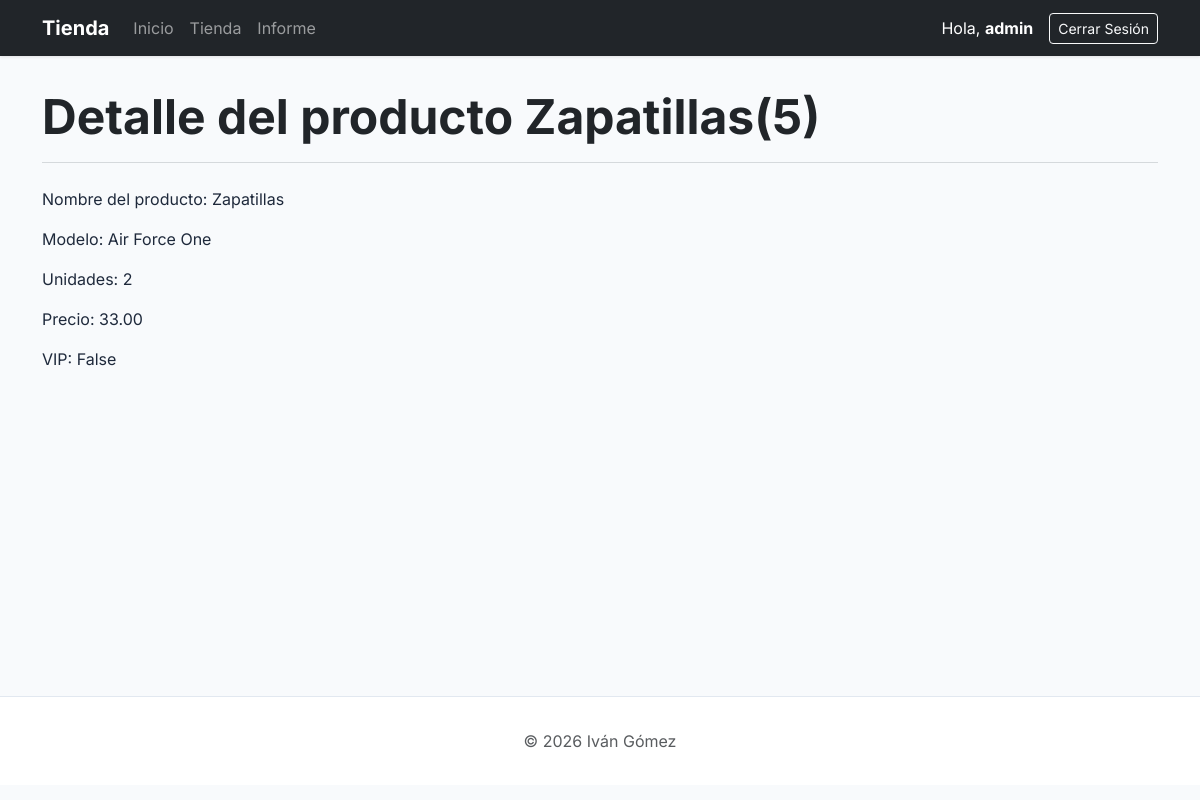
Page /tienda/admin/productos/5 (signed in) on the committed database.
### core/models.py (models this page shows, shortened)
class UsuarioTienda(AbstractUser):
    vip = models.BooleanField(default=False)
    saldo = models.DecimalField(decimal_places=2, max_digits=4, null=True)

class Producto(models.Model):
    nombre = models.CharField(max_length=50)
    modelo = models.CharField(max_length=75)
    unidades = models.IntegerField()
    precio = models.DecimalField(decimal_places=2, max_digits=4)
    vip = models.BooleanField(default=False)
    usuario = models.ManyToManyField(UsuarioTienda, through='Compra')
    marca = models.ForeignKey(Marca, on_delete=models.SET_NULL, null=True, blank=True, related_name='productos')

### core/views.py (the view)
# urls.py: path('tienda/admin/productos/<int:pk>', detalle_producto.as_view(), name='detalle_producto'),
class detalle_producto(UserPassesTestMixin,DetailView):
    model = Producto
    context_object_name = 'producto'
    template_name = 'core/detalle_producto.html'
    def test_func(self):
        return self.request.user.is_superuser or self.request.user.is_staff

### core/templates/core/detalle_producto.html (shortened to what this page needs)
{% extends 'core/base.html' %}
{% block tittle_section %}Detalle del producto {{producto.nombre}}({{producto.id}}){% endblock %}
{% block content %}
<p>Nombre del producto: {{producto.nombre}}</p>
<p>Modelo: {{producto.modelo}}</p>
<p>Unidades: {{producto.unidades}}</p>
<p>Precio: {{producto.precio}}</p>
<p>VIP: {{producto.vip}}</p>
{% endblock %}

### core/templates/core/base.html (shortened to what this page needs)
<!DOCTYPE html>
<html lang="es">
<head>
    <link href="https://cdn.jsdelivr.net/npm/bootstrap@5.3.2/dist/css/bootstrap.min.css" rel="stylesheet">
</head>
<body>
    <nav class="navbar navbar-expand-lg navbar-dark bg-dark sticky-top">
        <div class="container">
            <a class="navbar-brand fw-bold" href="{% url 'ver_producto' %}">Tienda</a>
            <div class="collapse navbar-collapse" id="navbarNav">
                <ul class="navbar-nav me-auto">
                    <li class="nav-item"><a class="nav-link" href="{% url 'ver_producto' %}">Inicio</a></li>
                    <li class="nav-item"><a class="nav-link" href="{% url 'ver_producto_tienda' %}">Tienda</a></li>
                    <li class="nav-item"><a class="nav-link" href="{% url 'informes' %}">Informe</a></li>
                </ul>
                <div class="d-flex align-items-center">
                    {% if user.is_authenticated %}
                        <span class="navbar-text me-3 text-white">Hola, <strong>{{user.username}}</strong></span>
                        <form action="{% url 'logout' %}" method="post" class="m-0">
                            <button type="submit" class="btn btn-outline-light btn-sm">Cerrar Sesión</button>
                        </form>
                    {% else %}
                        <a href="{% url 'login' %}" class="btn btn-primary btn-sm me-3">Iniciar sesión</a>
                        <a href="{% url 'register' %}" class="btn btn-primary btn-sm">Registrarse</a>
                    {% endif %}
                </div>
            </div>
        </div>
    </nav>
    <main class="container main-container">
        <header class="mb-4">
            <h1 class="display-5 fw-bold text-dark">{% block tittle_section %}{% endblock %}</h1>
            <hr class="text-secondary opacity-25">
        </header>
        {% block content %}{% endblock %}
    </main>
    <footer class="footer">
        <div class="container text-center text-muted">
            <p class="mb-0">&copy; 2026 Iván Gómez</p>
        </div>
    </footer>
</body>
</html>

### core/templates/core/base.html (style rules this page uses)
:root { --bs-body-font-family: 'Inter', sans-serif; --primary-color: #2563eb; }
body { background-color: #f8fafc; color: #1e293b; }
.navbar { box-shadow: 0 1px 3px 0 rgba(0, 0, 0, 0.1); }
.main-container { min-height: calc(100vh - 160px); padding-top: 2rem; padding-bottom: 4rem; }
.footer { background: #fff; border-top: 1px solid #e2e8f0; padding: 2rem 0; margin-top: auto; }

### rows in the picture
UsuarioTienda: username "admin"
Producto: nombre "Zapatillas", id "5", modelo "Air Force One", unidades "2", precio "33.00", vip "False"
